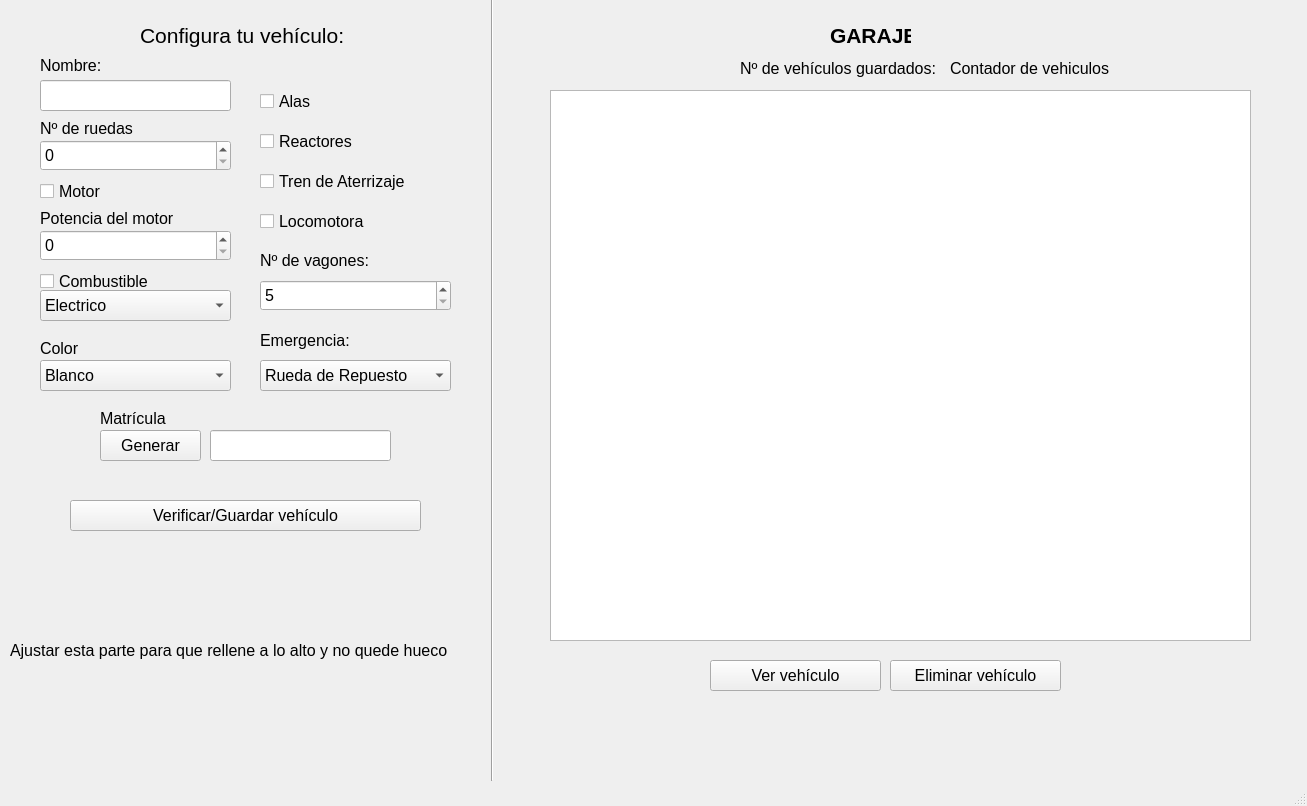
<?xml version="1.0" encoding="UTF-8"?>
<ui version="4.0">
 <class>MainWindow</class>
 <widget class="QMainWindow" name="MainWindow">
  <property name="geometry">
   <rect>
    <x>0</x>
    <y>0</y>
    <width>1307</width>
    <height>806</height>
   </rect>
  </property>
  <property name="font">
   <font>
    <pointsize>12</pointsize>
   </font>
  </property>
  <property name="windowTitle">
   <string>MainWindow</string>
  </property>
  <widget class="QWidget" name="centralwidget">
   <widget class="QLabel" name="labelName">
    <property name="geometry">
     <rect>
      <x>40</x>
      <y>50</y>
      <width>71</width>
      <height>31</height>
     </rect>
    </property>
    <property name="font">
     <font>
      <pointsize>12</pointsize>
     </font>
    </property>
    <property name="text">
     <string>Nombre:</string>
    </property>
   </widget>
   <widget class="QLineEdit" name="introNombre">
    <property name="geometry">
     <rect>
      <x>40</x>
      <y>80</y>
      <width>191</width>
      <height>31</height>
     </rect>
    </property>
    <property name="font">
     <font>
      <pointsize>12</pointsize>
     </font>
    </property>
   </widget>
   <widget class="QLabel" name="label">
    <property name="geometry">
     <rect>
      <x>40</x>
      <y>120</y>
      <width>101</width>
      <height>17</height>
     </rect>
    </property>
    <property name="font">
     <font>
      <pointsize>12</pointsize>
     </font>
    </property>
    <property name="text">
     <string>Nº de ruedas</string>
    </property>
   </widget>
   <widget class="QSpinBox" name="nRuedas">
    <property name="geometry">
     <rect>
      <x>40</x>
      <y>140</y>
      <width>191</width>
      <height>31</height>
     </rect>
    </property>
   </widget>
   <widget class="QCheckBox" name="MotorCheck">
    <property name="geometry">
     <rect>
      <x>40</x>
      <y>180</y>
      <width>81</width>
      <height>23</height>
     </rect>
    </property>
    <property name="font">
     <font>
      <pointsize>12</pointsize>
     </font>
    </property>
    <property name="text">
     <string>Motor</string>
    </property>
   </widget>
   <widget class="QLabel" name="label_2">
    <property name="geometry">
     <rect>
      <x>40</x>
      <y>210</y>
      <width>161</width>
      <height>17</height>
     </rect>
    </property>
    <property name="font">
     <font>
      <pointsize>12</pointsize>
     </font>
    </property>
    <property name="text">
     <string>Potencia del motor</string>
    </property>
   </widget>
   <widget class="QSpinBox" name="spinBoxPotencia">
    <property name="geometry">
     <rect>
      <x>40</x>
      <y>230</y>
      <width>191</width>
      <height>31</height>
     </rect>
    </property>
    <property name="maximum">
     <number>500</number>
    </property>
   </widget>
   <widget class="QCheckBox" name="combustible">
    <property name="geometry">
     <rect>
      <x>40</x>
      <y>270</y>
      <width>121</width>
      <height>23</height>
     </rect>
    </property>
    <property name="text">
     <string>Combustible</string>
    </property>
   </widget>
   <widget class="QComboBox" name="tipoCombustible">
    <property name="geometry">
     <rect>
      <x>40</x>
      <y>290</y>
      <width>191</width>
      <height>31</height>
     </rect>
    </property>
    <item>
     <property name="text">
      <string>Electrico</string>
     </property>
    </item>
    <item>
     <property name="text">
      <string>Gasolina</string>
     </property>
    </item>
    <item>
     <property name="text">
      <string>Diesel</string>
     </property>
    </item>
    <item>
     <property name="text">
      <string>Hibrido</string>
     </property>
    </item>
    <item>
     <property name="text">
      <string>Queroseno</string>
     </property>
    </item>
   </widget>
   <widget class="QLabel" name="label_3">
    <property name="geometry">
     <rect>
      <x>40</x>
      <y>340</y>
      <width>55</width>
      <height>17</height>
     </rect>
    </property>
    <property name="text">
     <string>Color</string>
    </property>
   </widget>
   <widget class="QComboBox" name="SelectColor">
    <property name="geometry">
     <rect>
      <x>40</x>
      <y>360</y>
      <width>191</width>
      <height>31</height>
     </rect>
    </property>
    <item>
     <property name="text">
      <string>Blanco</string>
     </property>
    </item>
    <item>
     <property name="text">
      <string>Negro</string>
     </property>
    </item>
    <item>
     <property name="text">
      <string>Rojo</string>
     </property>
    </item>
    <item>
     <property name="text">
      <string>Azul</string>
     </property>
    </item>
    <item>
     <property name="text">
      <string>Amarillo</string>
     </property>
    </item>
    <item>
     <property name="text">
      <string>Verde</string>
     </property>
    </item>
   </widget>
   <widget class="QCheckBox" name="alas">
    <property name="geometry">
     <rect>
      <x>260</x>
      <y>90</y>
      <width>82</width>
      <height>23</height>
     </rect>
    </property>
    <property name="text">
     <string>Alas</string>
    </property>
   </widget>
   <widget class="QCheckBox" name="reactores">
    <property name="geometry">
     <rect>
      <x>260</x>
      <y>130</y>
      <width>101</width>
      <height>23</height>
     </rect>
    </property>
    <property name="text">
     <string>Reactores</string>
    </property>
   </widget>
   <widget class="QCheckBox" name="trenAterrizaje">
    <property name="geometry">
     <rect>
      <x>260</x>
      <y>170</y>
      <width>161</width>
      <height>23</height>
     </rect>
    </property>
    <property name="text">
     <string>Tren de Aterrizaje</string>
    </property>
   </widget>
   <widget class="QCheckBox" name="locomotora">
    <property name="geometry">
     <rect>
      <x>260</x>
      <y>210</y>
      <width>121</width>
      <height>23</height>
     </rect>
    </property>
    <property name="text">
     <string>Locomotora</string>
    </property>
   </widget>
   <widget class="QSpinBox" name="nVagones">
    <property name="geometry">
     <rect>
      <x>260</x>
      <y>280</y>
      <width>191</width>
      <height>31</height>
     </rect>
    </property>
    <property name="minimum">
     <number>5</number>
    </property>
    <property name="maximum">
     <number>20</number>
    </property>
   </widget>
   <widget class="QLabel" name="label_4">
    <property name="geometry">
     <rect>
      <x>260</x>
      <y>330</y>
      <width>101</width>
      <height>21</height>
     </rect>
    </property>
    <property name="text">
     <string>Emergencia:</string>
    </property>
   </widget>
   <widget class="QComboBox" name="pinchazo">
    <property name="geometry">
     <rect>
      <x>260</x>
      <y>360</y>
      <width>191</width>
      <height>31</height>
     </rect>
    </property>
    <item>
     <property name="text">
      <string>Rueda de Repuesto</string>
     </property>
    </item>
    <item>
     <property name="text">
      <string>Kit de Repareción de Pinchazos</string>
     </property>
    </item>
   </widget>
   <widget class="QLabel" name="label_5">
    <property name="geometry">
     <rect>
      <x>100</x>
      <y>410</y>
      <width>81</width>
      <height>17</height>
     </rect>
    </property>
    <property name="text">
     <string>Matrícula</string>
    </property>
   </widget>
   <widget class="QPushButton" name="generaMatricula">
    <property name="geometry">
     <rect>
      <x>100</x>
      <y>430</y>
      <width>101</width>
      <height>31</height>
     </rect>
    </property>
    <property name="text">
     <string>Generar</string>
    </property>
   </widget>
   <widget class="QLabel" name="label_6">
    <property name="geometry">
     <rect>
      <x>260</x>
      <y>250</y>
      <width>121</width>
      <height>21</height>
     </rect>
    </property>
    <property name="text">
     <string>Nº de vagones:</string>
    </property>
   </widget>
   <widget class="QLineEdit" name="matricula">
    <property name="geometry">
     <rect>
      <x>210</x>
      <y>430</y>
      <width>181</width>
      <height>31</height>
     </rect>
    </property>
   </widget>
   <widget class="QLabel" name="label_7">
    <property name="geometry">
     <rect>
      <x>140</x>
      <y>20</y>
      <width>221</width>
      <height>31</height>
     </rect>
    </property>
    <property name="font">
     <font>
      <pointsize>16</pointsize>
     </font>
    </property>
    <property name="text">
     <string>Configura tu vehículo:</string>
    </property>
   </widget>
   <widget class="QPushButton" name="buttonVerifica">
    <property name="geometry">
     <rect>
      <x>70</x>
      <y>500</y>
      <width>351</width>
      <height>31</height>
     </rect>
    </property>
    <property name="text">
     <string>Verificar/Guardar vehículo</string>
    </property>
   </widget>
   <widget class="QLabel" name="label_8">
    <property name="geometry">
     <rect>
      <x>830</x>
      <y>20</y>
      <width>81</width>
      <height>31</height>
     </rect>
    </property>
    <property name="font">
     <font>
      <pointsize>16</pointsize>
      <italic>false</italic>
      <bold>true</bold>
      <underline>false</underline>
      <strikeout>false</strikeout>
      <kerning>false</kerning>
     </font>
    </property>
    <property name="text">
     <string>GARAJE</string>
    </property>
   </widget>
   <widget class="Line" name="line">
    <property name="geometry">
     <rect>
      <x>472</x>
      <y>-10</y>
      <width>41</width>
      <height>791</height>
     </rect>
    </property>
    <property name="orientation">
     <enum>Qt::Vertical</enum>
    </property>
   </widget>
   <widget class="QLabel" name="label_9">
    <property name="geometry">
     <rect>
      <x>740</x>
      <y>60</y>
      <width>211</width>
      <height>17</height>
     </rect>
    </property>
    <property name="text">
     <string>Nº de vehículos guardados:</string>
    </property>
   </widget>
   <widget class="QPushButton" name="verVehiculo">
    <property name="geometry">
     <rect>
      <x>710</x>
      <y>660</y>
      <width>171</width>
      <height>31</height>
     </rect>
    </property>
    <property name="text">
     <string>Ver vehículo</string>
    </property>
   </widget>
   <widget class="QPushButton" name="eliminarVehiculo">
    <property name="geometry">
     <rect>
      <x>890</x>
      <y>660</y>
      <width>171</width>
      <height>31</height>
     </rect>
    </property>
    <property name="text">
     <string>Eliminar vehículo</string>
    </property>
   </widget>
   <widget class="QLabel" name="label_11">
    <property name="geometry">
     <rect>
      <x>10</x>
      <y>620</y>
      <width>471</width>
      <height>61</height>
     </rect>
    </property>
    <property name="text">
     <string>Ajustar esta parte para que rellene a lo alto y no quede hueco</string>
    </property>
   </widget>
   <widget class="QTableView" name="tableView">
    <property name="geometry">
     <rect>
      <x>550</x>
      <y>90</y>
      <width>701</width>
      <height>551</height>
     </rect>
    </property>
   </widget>
   <widget class="QLabel" name="contVehics">
    <property name="geometry">
     <rect>
      <x>950</x>
      <y>60</y>
      <width>161</width>
      <height>17</height>
     </rect>
    </property>
    <property name="text">
     <string>Contador de vehiculos</string>
    </property>
   </widget>
  </widget>
  <widget class="QMenuBar" name="menubar">
   <property name="geometry">
    <rect>
     <x>0</x>
     <y>0</y>
     <width>1307</width>
     <height>27</height>
    </rect>
   </property>
  </widget>
  <widget class="QStatusBar" name="statusbar"/>
 </widget>
 <resources/>
 <connections>
  <connection>
   <sender>MotorCheck</sender>
   <signal>clicked(bool)</signal>
   <receiver>spinBoxPotencia</receiver>
   <slot>setEnabled(bool)</slot>
   <hints>
    <hint type="sourcelabel">
     <x>53</x>
     <y>222</y>
    </hint>
    <hint type="destinationlabel">
     <x>64</x>
     <y>286</y>
    </hint>
   </hints>
  </connection>
  <connection>
   <sender>combustible</sender>
   <signal>clicked(bool)</signal>
   <receiver>tipoCombustible</receiver>
   <slot>setEnabled(bool)</slot>
   <hints>
    <hint type="sourcelabel">
     <x>70</x>
     <y>309</y>
    </hint>
    <hint type="destinationlabel">
     <x>72</x>
     <y>331</y>
    </hint>
   </hints>
  </connection>
  <connection>
   <sender>locomotora</sender>
   <signal>clicked(bool)</signal>
   <receiver>nVagones</receiver>
   <slot>setEnabled(bool)</slot>
   <hints>
    <hint type="sourcelabel">
     <x>264</x>
     <y>246</y>
    </hint>
    <hint type="destinationlabel">
     <x>268</x>
     <y>328</y>
    </hint>
   </hints>
  </connection>
 </connections>
</ui>
